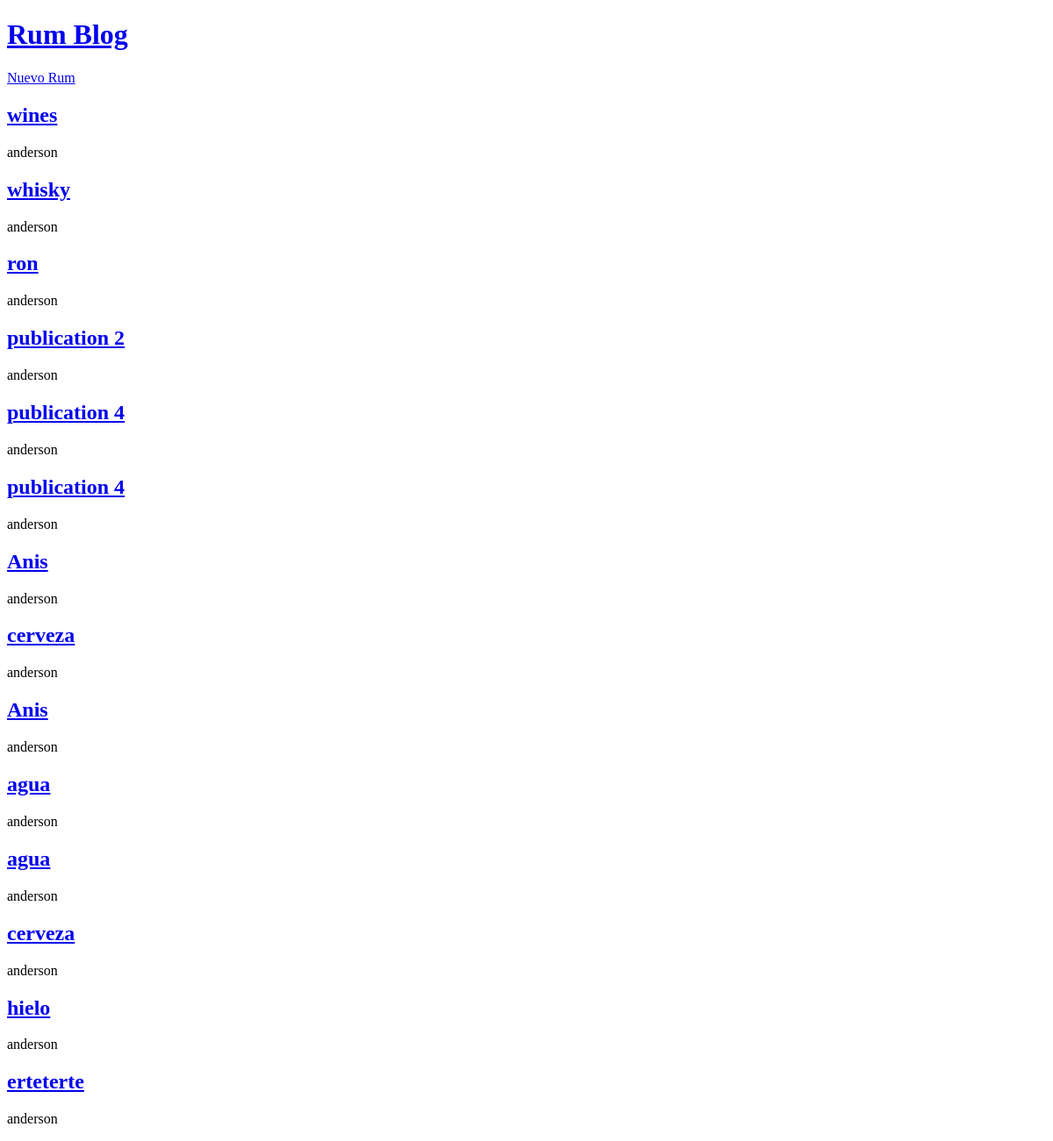
Before: / with the older database file.
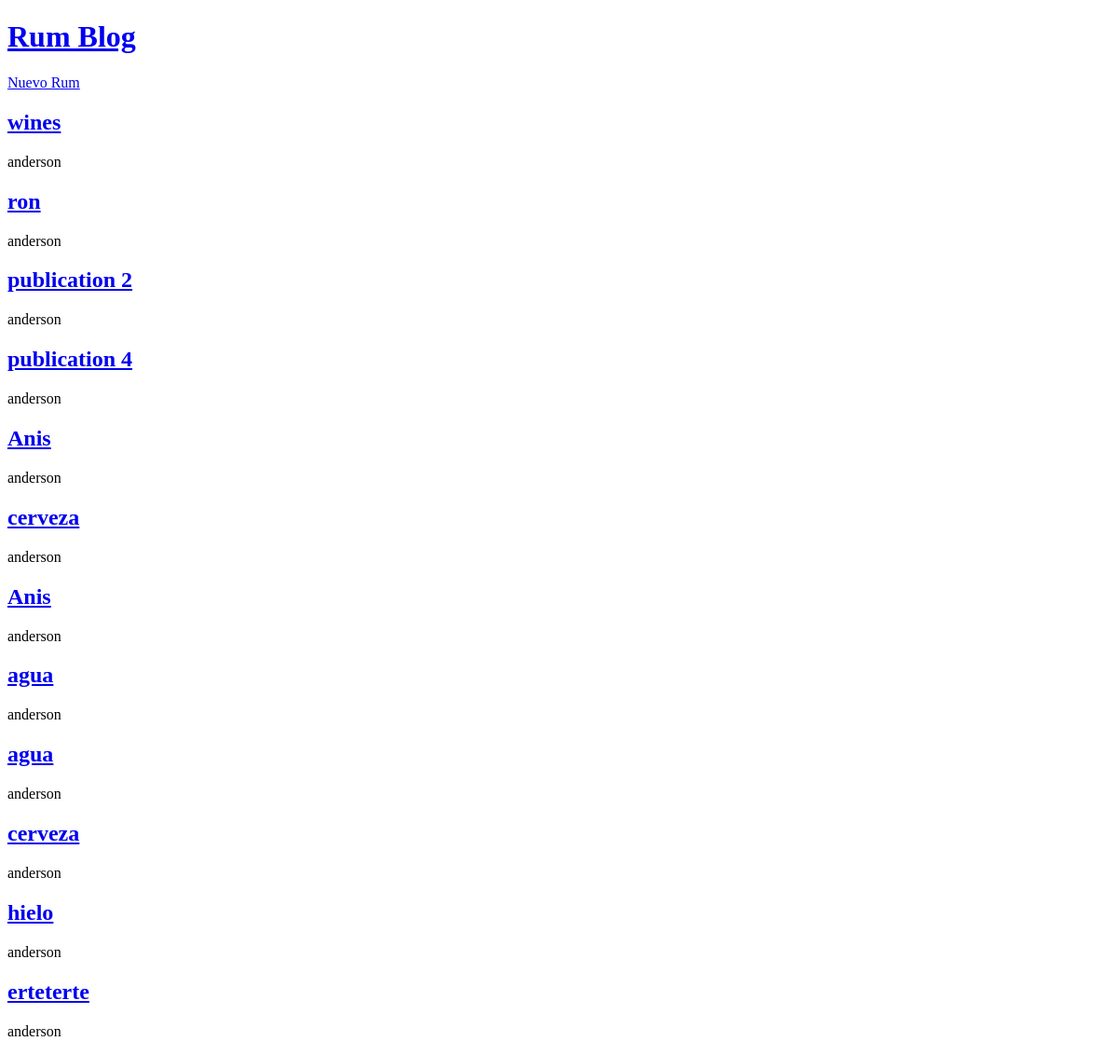
After: the same page with the newer database file.
### blogs/models.py (models this page shows, shortened)
class Publication(models.Model):
    title = models.CharField(max_length=200)
    author = models.ForeignKey(
        "auth.User",
        on_delete=models.CASCADE,
    )
    body = models.TextField()

### blogs/views.py (the view)
# urls.py: path("", BlogListView.as_view(), name="home"),
class BlogListView(ListView):
    model = Publication
    template_name = 'home.html'

### templates/home.html
{% extends "base.html" %}
{% block content %}
    {% for publication in publication_list %}
        <h2><a href="{% url 'post_detail' publication.pk %}">{{ publication.title }}</a></h2>
        <p>{{ publication.author }}</p>
    {% endfor %}
{% endblock content %}

Changed rows visible on the page:
removed Publication: title "whisky", author "anderson"
removed Publication: title "publication 4", author "anderson"
